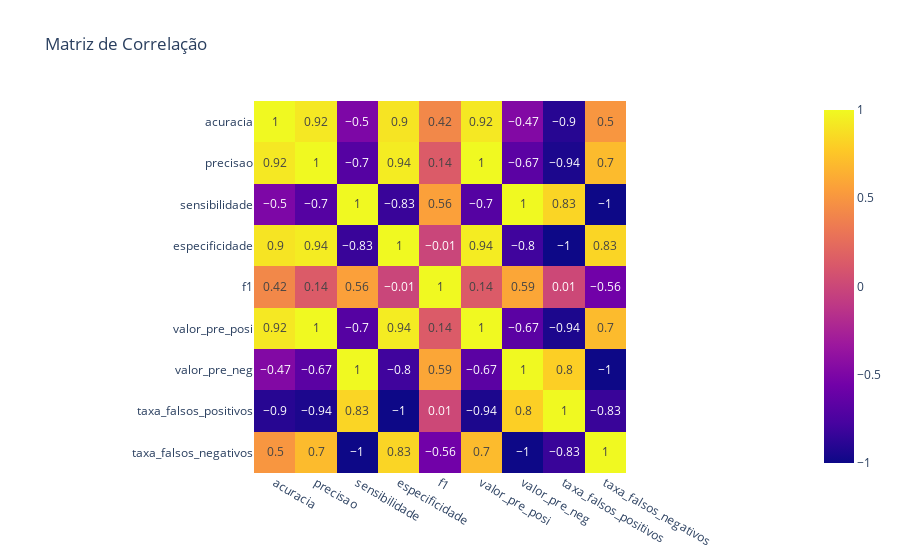

Source (notebook cell):
### Code cell
# Calcular a matriz de correlação
correlation_matrix = tabela[colunas].corr().round(2)

# Criar um gráfico de heatmap para a matriz de correlação
fig = px.imshow(correlation_matrix, text_auto=True, title='Matriz de Correlação')

# Exibir o gráfico
fig.show()

### Figure 1 — Plotly figure (JSON) as saved in the notebook; plotly's stock layout.template omitted (floating-point values rounded to 4 significant figures)
{"data": [{"coloraxis": "coloraxis", "hovertemplate": "x: %{x}<br>y: %{y}<br>color: %{z}<extra></extra>", "name": "0", "texttemplate": "%{z}", "type": "heatmap", "x": ["acuracia", "precisao", "sensibilidade", "especificidade", "f1", "valor_pre_posi", "valor_pre_neg", "taxa_falsos_positivos", "taxa_falsos_negativos"], "xaxis": "x", "y": ["acuracia", "precisao", "sensibilidade", "especificidade", "f1", "valor_pre_posi", "valor_pre_neg", "taxa_falsos_positivos", "taxa_falsos_negativos"], "yaxis": "y", "z": [[1, 0.92, -0.5, 0.9, 0.42, 0.92, -0.47, -0.9, 0.5], [0.92, 1, -0.7, 0.94, 0.14, 1, -0.67, -0.94, 0.7], [-0.5, -0.7, 1, -0.83, 0.56, -0.7, 1, 0.83, -1], [0.9, 0.94, -0.83, 1, -0.01, 0.94, -0.8, -1, 0.83], [0.42, 0.14, 0.56, -0.01, 1, 0.14, 0.59, 0.01, -0.56], [0.92, 1, -0.7, 0.94, 0.14, 1, -0.67, -0.94, 0.7], [-0.47, -0.67, 1, -0.8, 0.59, -0.67, 1, 0.8, -1], [-0.9, -0.94, 0.83, -1, 0.01, -0.94, 0.8, 1, -0.83], [0.5, 0.7, -1, 0.83, -0.56, 0.7, -1, -0.83, 1]]}], "layout": {"coloraxis": {"colorscale": [[0, "#0d0887"], [0.1111, "#46039f"], [0.2222, "#7201a8"], [0.3333, "#9c179e"], [0.4444, "#bd3786"], [0.5556, "#d8576b"], [0.6667, "#ed7953"], [0.7778, "#fb9f3a"], [0.8889, "#fdca26"], [1, "#f0f921"]]}, "title": {"text": "Matriz de Correlação"}, "xaxis": {"anchor": "y", "constrain": "domain", "domain": [0, 1], "scaleanchor": "y"}, "yaxis": {"anchor": "x", "autorange": "reversed", "constrain": "domain", "domain": [0, 1]}}}
